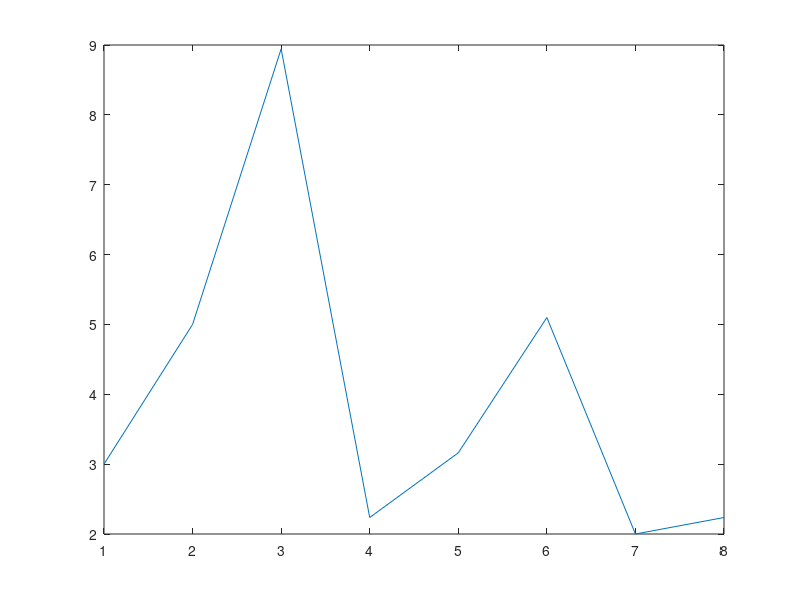

The MATLAB source for this figure:
centro = [34,48,56;
35,48,53;
36,51,49;
37,59,45;
38,61,44;
39,58,45;
40,53,46;
41,53,48;
42,51,49;];

points = centro(:,2:3);

dP = diff(points);
dT= diff(centro(:,1));
distances = sqrt(dP(:,1).^2 + dP(:,2).^2);
speeds = distances./dT;

figure(10);clf;
plot(speeds);